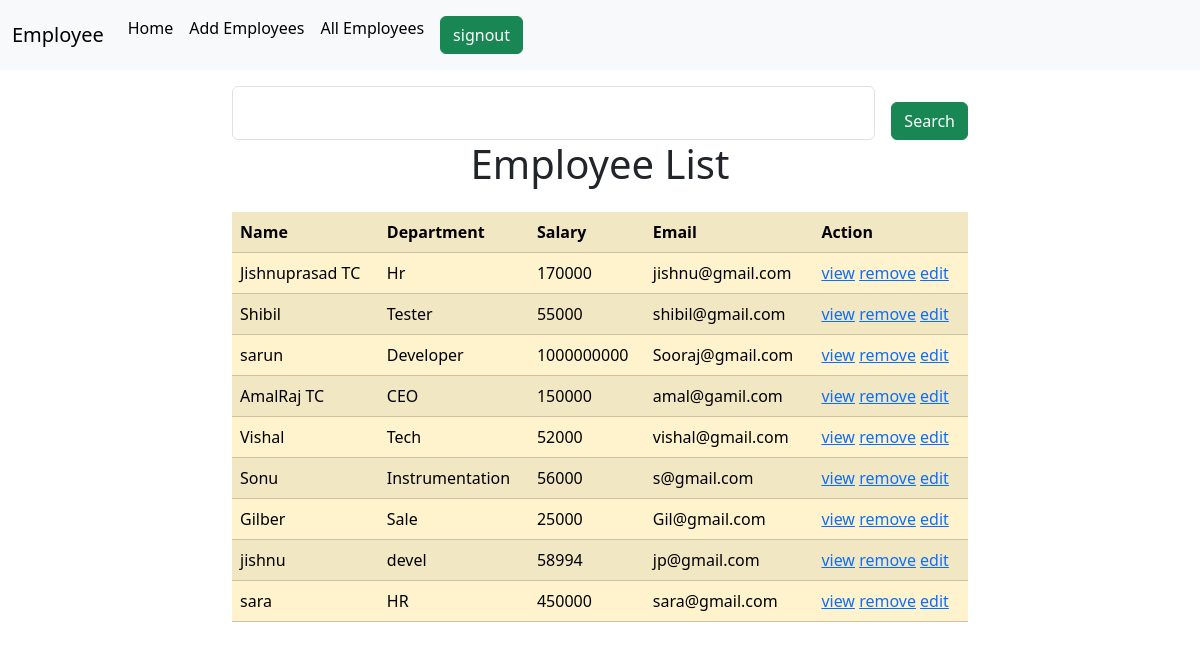
The page /employees/all on the database its author committed.
### crm/models.py (models this page shows, shortened)
class Employees(models.Model):
    name=models.CharField(max_length=200)
    department=models.CharField(max_length=200)
    salary=models.PositiveIntegerField()
    email=models.EmailField(unique=True)
    age=models.IntegerField()
    contact=models.CharField(null=True,max_length=200)
    profile_pic=models.ImageField(upload_to="image",null=True)

### crm/views.py (the view, shortened to what this page needs)
# urls.py: path("employees/all",views.EmployeeListView.as_view(),name="emp-all"),
class EmployeeListView(View):
    def get(self,request,*args,**kwargs):
        qs=Employees.objects.all()
        return render(request,"Emp_list.html",{"data":qs})

### crm/templates/Emp_list.html (shortened to what this page needs)
{%extends 'base.html'%}
{%block body_block%}
<div class="container">
    <div class="row">
        <div class="col-2"></div>
        <div class="col-8 mt-3">
            <form action="" method="post" class="d-flex">
                    <input type="text" name="box" class="form-control">
                    <button type="submit" class=" mt-3 btn btn-success ms-3" >Search</button>
            </form>
        </div>
        <div class="col-2"></div>
    </div>
</div>
<div class="container">
    <h1 class="text-center">Employee List</h1>
    <div class="row">
        <div class="col-2"></div>
        <div class="col-8 mt-3">
            <table class="table table-warning caption-top table-striped">
                <tr>
                    <th>Name</th>
                    <th>Department</th>
                    <th>Salary</th>
                    <th>Email</th>
                    <th>Action</th>
                </tr>
                {%for emp in data%}
                <tr>
                    <td>{{emp.name}}</td>
                    <td>{{emp.department}}</td>
                    <td>{{emp.salary}}</td>
                    <td>{{emp.email}}</td>
                    <td>
                        <a href="{%url 'emp-detail' emp.id%}">view</a>
                        <a href="{%url 'emp-remove' emp.id%}">remove</a>
                        <a href="{%url 'emp-edit' emp.id%}">edit</a>
                    </td>
                </tr>
                {%endfor%}
            </table>
        </div>
        <div class="col-2"></div>
    </div>
</div>
{%endblock%}

### crm/templates/base.html (shortened to what this page needs)
<!DOCTYPE html>
<html lang="en">
<head>
    <link href="https://cdn.jsdelivr.net/npm/bootstrap@5.3.2/dist/css/bootstrap.min.css" rel="stylesheet">
</head>
<body>
    <nav class="navbar navbar-expand-lg bg-body-tertiary">
        <div class="container-fluid">
          <a class="navbar-brand" href="#">Employee</a>
          <div class="collapse navbar-collapse" id="navbarSupportedContent">
            <ul class="navbar-nav me-auto mb-2 mb-lg-0">
              <li class="nav-item">
                <a class="nav-link active" aria-current="page" href="#">Home</a>
              </li>
              <li class="nav-item">
                <a class="nav-link active" href="{%url 'emp-add'%}">Add Employees</a>
              </li>
              <li class="nav-item">
                <a class="nav-link active" href="{%url 'emp-all'%}">All Employees</a>
              </li>
              <li class="nav-item">
                <a class="nav-link active" href="{%url 'signout'%}"><button type="submit" class=" btn btn-success">signout</button></a>
              </li>
            </ul>
          </div>
        </div>
      </nav>
      {%block body_block%}
      {%endblock%}
</body>
</html>

### rows shown on the page
Employees: name "Jishnuprasad TC", department "Hr", salary "170000", email "jishnu@gmail.com"
Employees: name "Shibil", department "Tester", salary "55000", email "shibil@gmail.com"
Employees: name "sarun", department "Developer", salary "1000000000", email "Sooraj@gmail.com"
Employees: name "AmalRaj TC", department "CEO", salary "150000", email "amal@gamil.com"
Employees: name "Vishal", department "Tech", salary "52000", email "vishal@gmail.com"
Employees: name "Sonu", department "Instrumentation", salary "56000", email "s@gmail.com"
Employees: name "Gilber", department "Sale", salary "25000", email "Gil@gmail.com"
Employees: name "jishnu", department "devel", salary "58994", email "jp@gmail.com"
Employees: name "sara", department "HR", salary "450000", email "sara@gmail.com"
